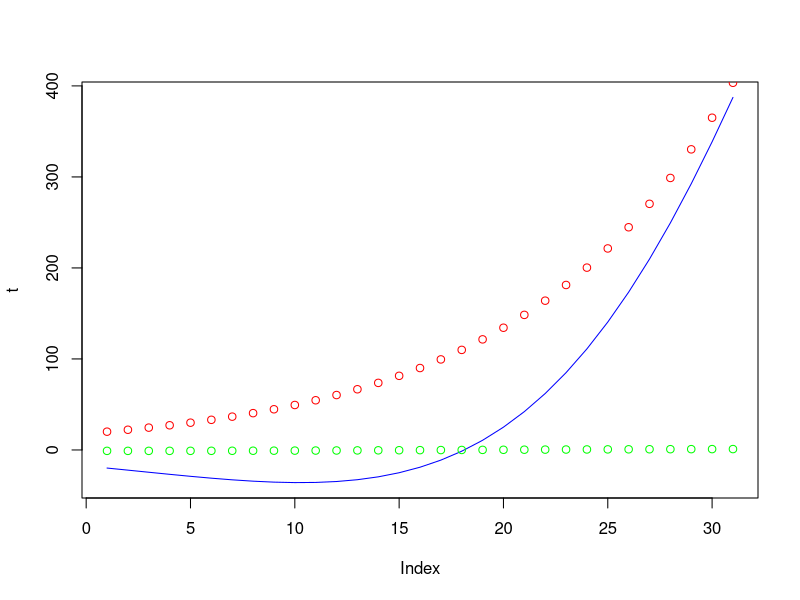

Here is the R script that generated this plot:
## ---- chunk 1
knitr::opts_chunk$set(echo = TRUE)
## ---- chunk 2
tmp <- seq(3,6,by=0.1)
t <- exp(tmp)*cos(tmp)
t
## ---- chunk 3
plot(t,type="l",col="blue")
points(exp(tmp),col="red")
points(cos(tmp),col="green")
## ---- chunk 4
set.seed(50)
xVec <- sample(0:999, 250, replace=T)
yVec <- sample(0:999, 250, replace=T)

t <- yVec[-1] - xVec[-length(xVec)]

head(t,20)



